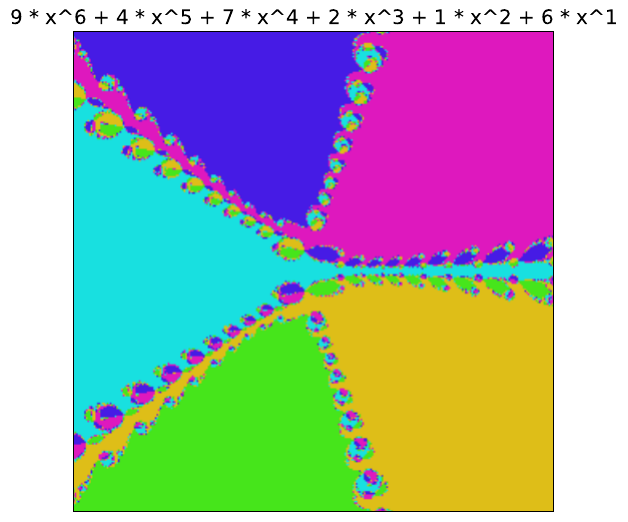

The script that saved this image:

#import math
import numpy as np
import pylab as plb
import matplotlib.pyplot as plt
from numpy import pi
from colorsys import hls_to_rgb
from textwrap import wrap

'''
    Generates fractal images based on the mapping of an initial guess to a Newton-Raphson
    root finding algorithm to the root it finds.

    WARNING: Be very careful with the size attribute (line 77), as the program is VERY slow if this
             variable is greater than 200

'''


#The polynomial
def f(z, coeff):
    value = 0.0
    for i in range(len(coeff)):
        value += coeff[i]*z**(len(coeff)-i)
    return value

#The derivative f'(z)
def f_prime(z, coeff):
    value = 0.0
    for i in range(len(coeff)-1):
        value += coeff[i]*(len(coeff)-i)*z**(len(coeff)-i-1)
    return value

#The second derivative f''(z)
def f_doubleprime(z, coeff):
    value = 0.0
    for i in range(len(coeff)-2):
        value += coeff[i]*(len(coeff)-i)*(len(coeff)-i-1)*z**(len(coeff)-i-2)
    return value


#Newton-Raphson Solver
def newton(x,coeff):

    while abs(f(x,coeff)) >= 1e-12: #Tolerance value hardcoded
        
        if f_prime(x,coeff) == 0:
            x = x - f(x)/(f_prime(x)**2-f(x)*f_doubleprime(x))

        else:
            x = x - f(x,coeff)/f_prime(x,coeff)           

    return x

#Coloring complex valued things
#Lifted from the internets
def colorize(z):
    r = np.abs(z)
    arg = np.angle(z) 

    h = (arg + pi)  / (2 * pi) + 0.5
    l = 1.0 - 1.0/(1.0 + r**0.3)
    s = 0.8

    c = np.vectorize(hls_to_rgb) (h,l,s) # --> tuple
    c = np.array(c)  # -->  array of (3,n,m) shape, but need (n,m,3)
    c = c.swapaxes(0,2) 
    return c

       
#Main program
print 'Enter the coefficients of your polynomial (up to degree 10) seperated by spaces. \nFor example the polynomial \n\n\tx^2 + 2x + 3\n\nwould be entered as \"1 2 3\":'
coeff = raw_input().split()
left_bc = -1000
right_bc = 1000
size = 300

#Cast the entries as floating point numbers
coeff = [float(i) for i in coeff]

#2D array to hold data (initialized to zero)
data = np.zeros((size,size), dtype = complex)

#x and y values for image (each represents some number of pixels?)
x = np.linspace(left_bc, right_bc, size)

#Calculating roots
for i in range(len(x)):
    for j in range(len(x)):
        data[i][j] = newton(complex(x[i]/float(size),x[j]/float(size)), coeff)

#Generating a string of the entered polynomial
polynomial = ""
for i in range(len(coeff)):
    if i == 0:
        polynomial += "%d * x^%d " % (coeff[i], len(coeff) - i)
    else:
        polynomial += "+ %d * x^%d " % (coeff[i], len(coeff) - i)

#Plotting
img = colorize(data)
im = plb.imshow(img)
im.axes.get_xaxis().set_visible(False)
im.axes.get_yaxis().set_visible(False)
plb.title("\n".join(wrap(polynomial)))
plb.savefig('fractal.pdf', bbox_inches='tight')
plt.show()


